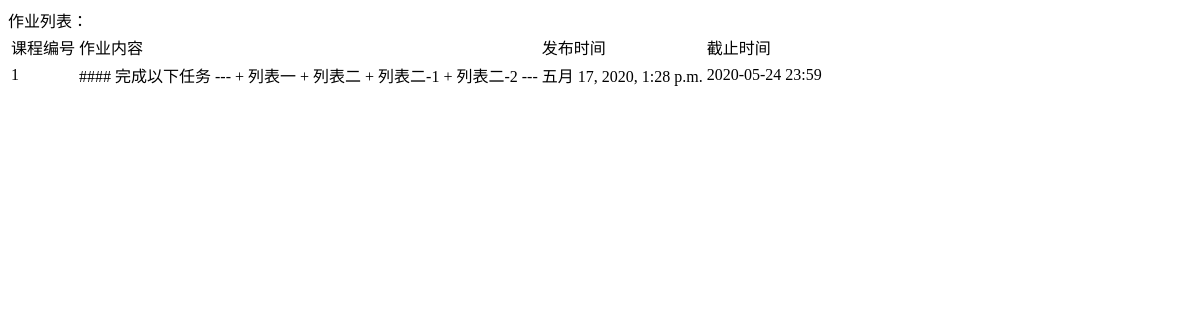
Before: /Homework_list/ with the older database file.
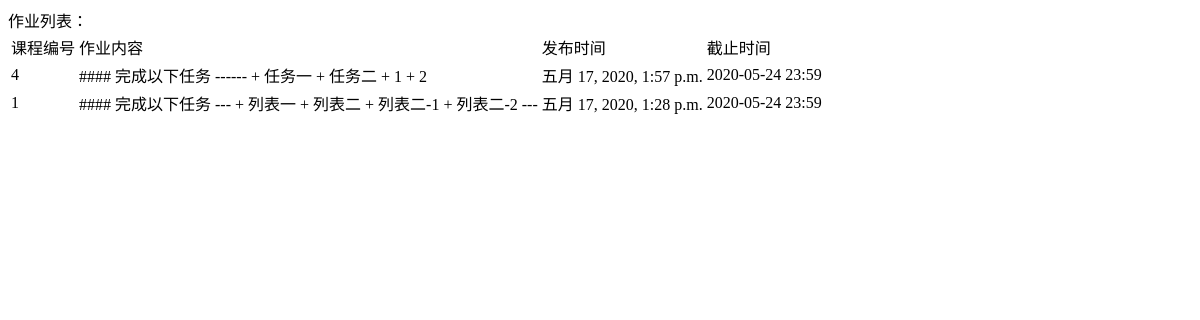
After: the same page with the newer database file.
### HomeworkPublish/models.py (models this page shows, shortened)
class Homework(models.Model):
    Homework_title =models.TextField()
    Homework_text =models.TextField()
    courseNum = models.IntegerField()
    Pub_time = models.DateTimeField(default=timezone.now)
    deadline_date = models.TextField()
    deadline_time = models.TextField(default='23:59')
    class Meta:
        ordering = ('-Pub_time',)

### HomeworkPublish/views.py (the view)
# urls.py: path('Homework_list/', views.Homework_list, name='Homework_list'),
def Homework_list(request):
    homework = Homework.objects.all()
    context = {'homework':homework}
    return render(request, 'HomeworkPublish/list.html',context)

### templates/HomeworkPublish/list.html (shortened to what this page needs)
<table>
    <tr>
        <td>课程编号</td>
        <td>作业内容</td>
        <td>发布时间</td>
        <td>截止时间</td>
    </tr>
    {% for Homework in homework %}
    <tr>
        <td>{{ Homework.courseNum }}</td>
        <td>{{ Homework.Homework_text}}</td>
        <td>{{ Homework.Pub_time }}</td>
        <td>{{ Homework.deadline_date}} {{ Homework.deadline_time}}</td>
    </tr>
    {% endfor %}
</table>

Changed rows visible on the page:
added Homework: courseNum "4", Homework_text "#### 完成以下任务 ------ + 任务一 + 任务二 + 1 + 2", Pub_time "五月 17, 2020, 1:57 p.m.", deadline_date "2020-05-24", deadline_time "23:59"
